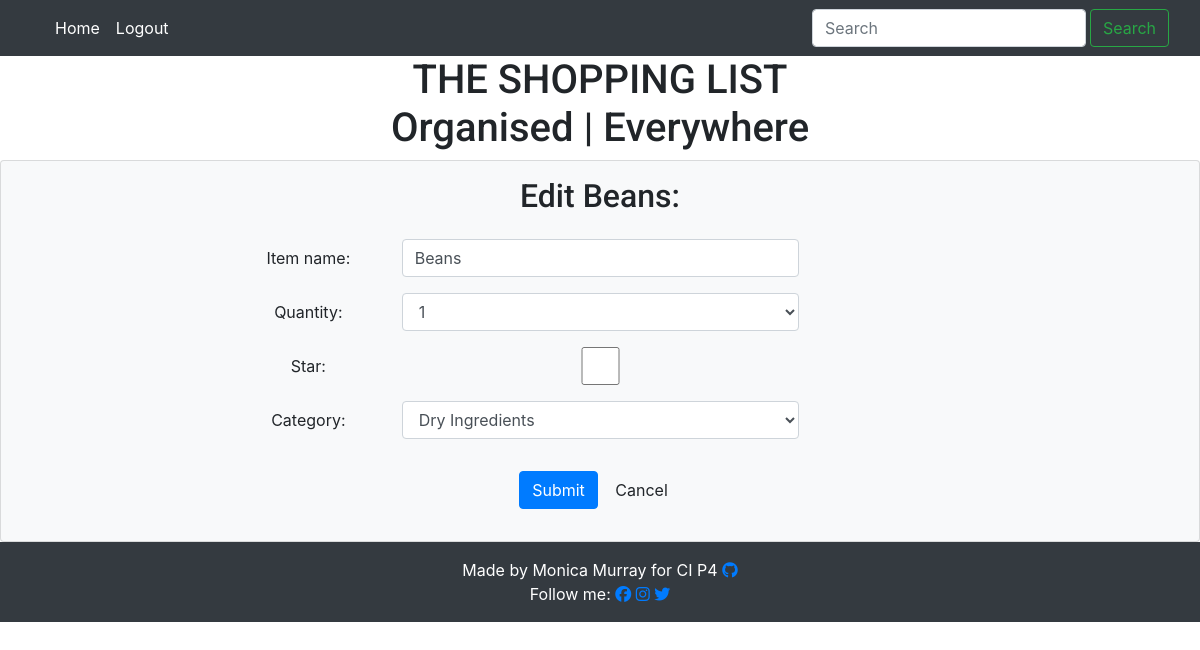
The page /edit/79/ (signed in) on the database its author committed.
### list/models.py (models this page shows)
class Entry(models.Model):
    item_name = models.CharField(
        max_length=60, null=False, blank=False, unique=True)
    quantity = models.IntegerField(
        choices=QUANTITY_CHOICES, default='1')
    star = models.BooleanField(default=False)
    user = models.ForeignKey(User, on_delete=models.CASCADE)
    category = models.CharField(
        max_length=20, choices=CATEGORY_CHOICES, default='Fresh')
    added_on = models.DateTimeField(auto_now_add=True)
    check_item_as_done = models.BooleanField(default=False)
    class Meta:
        ordering = ['-added_on', '-star',]
    def __str__(self):
        return self.item_name

### list/views.py (the view, shortened to what this page needs)
# urls.py: path('edit/<int:pk>/', views.EditView.as_view(), name='edit'),
class EditView(UserPassesTestMixin, UpdateView):
    model = Entry
    template_name = 'edit_entry.html'
    form_class = AddForm
    pk_url_kwarg = 'pk'
    success_url = reverse_lazy('home')
    def test_func(self):
        return self.request.user == self.get_object().user

### list/forms.py
class AddForm(forms.ModelForm):
    class Meta:
        model = Entry
        fields = ('item_name', 'quantity', 'star', 'category',)

### templates/edit_entry.html (shortened to what this page needs)
{% extends 'base.html' %}
{% load widget_tweaks %}
{% block content %}
<div class="row justify-content-center">
    <h2 class="text-capitalize mt-3">Edit {{entry}}:</h2>
</div>
<div class="container pt-3">
    <form method="post">
        {% for field in form.visible_fields %}
            <div class="form-group row offset-md-2">
            <label for="{{field.id_for_label}}" class="col-sm-2 col-form-label">{{ field.label }}:</label>
            <div class="col-sm-8">
            {{ field|add_class:'form-control col-sm-8 text-capitalize'}}
            </div>
            </div>
        {% endfor %}
        <div class="form-group pt-3">
        <button type="submit" class="btn btn-primary mb-3">Submit</button>
        <a href="{% url 'home' %}" class="btn btn-default mb-3">Cancel</a>
        </div>
    </form>
</div>
{% endblock %}

### static/css/style.css (style rules this page uses)
body { background-color: purple; font-family: 'Nanum Myeongjo', 'Roboto', sans-serif; color: bright pink; text-align: center; font-weight: 300; }
h1, h2, h3, h4, h5, h6 { font-family: 'Roboto', sans-serif; font-weight: 300; }

### rows shown on the page
Entry: item_name "Beans", visible_fields "beans" "1" "Dry Ingredients"

### other values the page prints
{{ field.label }} "Item name" "Quantity" "Star" "Category"
